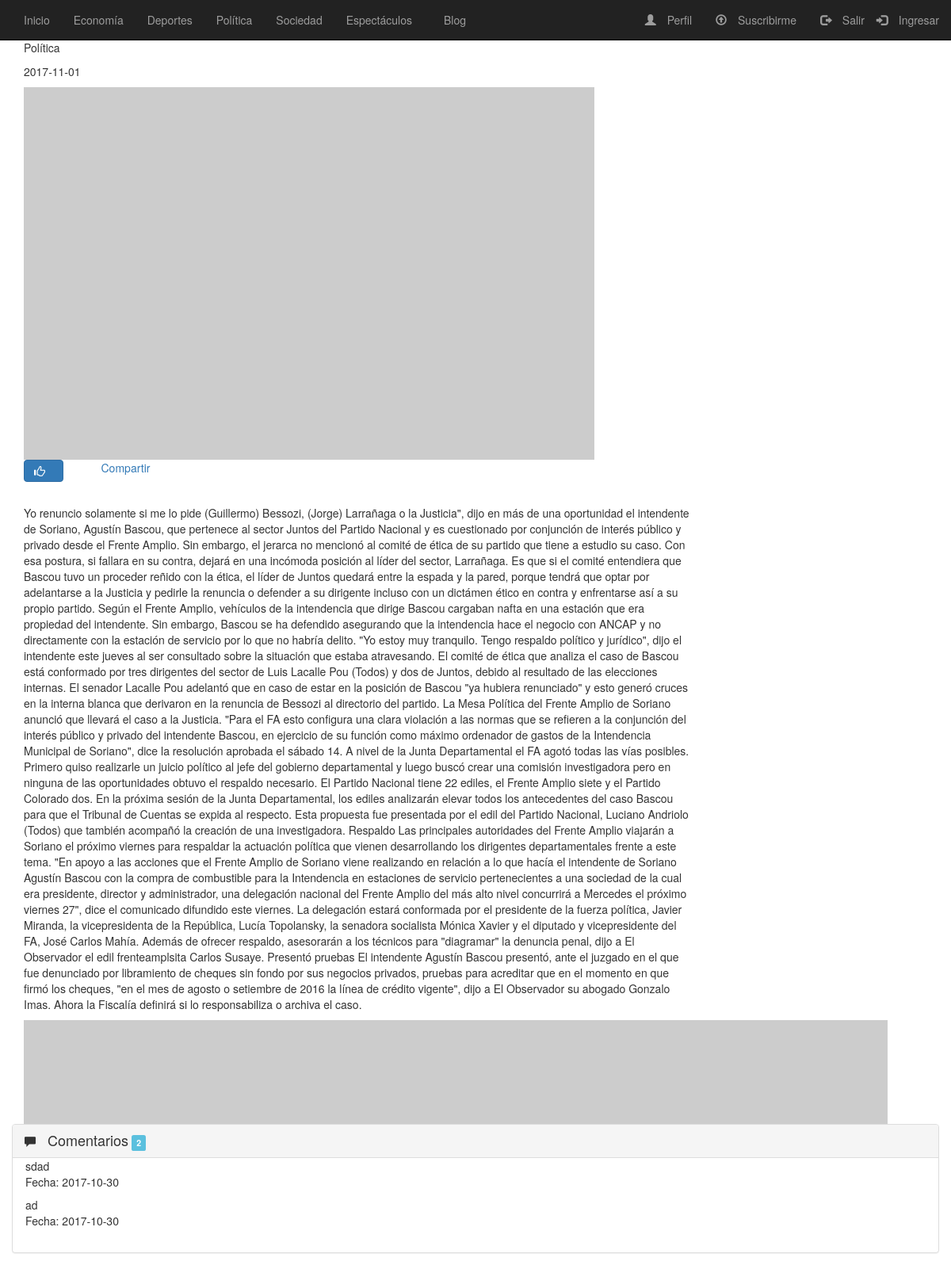
/frontend/presentacion/noticia.php?art=4, run on the app's committed database.
### tables this page shows
CREATE TABLE `seccion` (
  `id_s` int(11) NOT NULL,
  `nombre` varchar(50) DEFAULT NULL,
  `contador` int(11) DEFAULT NULL,
  `id_ed` int(11) DEFAULT NULL
);

CREATE TABLE `articulo` (
  `id_a` int(11) NOT NULL,
  `titulo` varchar(50) DEFAULT NULL,
  `fecha_a` date DEFAULT NULL,
  `contenido` varchar(7000) DEFAULT NULL,
  `autor` varchar(50) DEFAULT NULL,
  `likes` int(11) DEFAULT NULL,
  `contador_a` int(11) DEFAULT NULL,
  `id_s` int(11) DEFAULT NULL,
  `art_d` tinyint(1) DEFAULT NULL
);

CREATE TABLE `comentario` (
  `id_cm` int(11) NOT NULL,
  `comentario` varchar(150) DEFAULT NULL,
  `estado` tinyint(1) DEFAULT NULL,
  `fecha_c` date DEFAULT NULL
);

### frontend/clases/model.php (called while the page is built, shortened)
<?php
    abstract class Model{
        public function __construct(){
            $this->_db = new mysqli(DB_HOST, DB_USER, DB_PASS, DB_NAME);
        }
    }

### frontend/clases/seccion.class.php (called while the page is built, shortened)
<?php
require_once('model.php');
class seccion extends Model{
    private $id;
function __construct($id='',$nombre='',$visitas='',$id_edicion='')
{
    $this->id=$id;
}
public function setId($id){
    $this->id=$id;
}
public function getId(){
    return $this->id;
}
public function listarSecciones(){
    $sql="SELECT `id_s`, `nombre` FROM `seccion`";
    $result = $this->_db->prepare($sql);
    $result->execute();
    $resultado = $result->get_result();
    $secciones = array();
    while ($row = $resultado->fetch_assoc()) {
      $secciones[] = $row;
    }
    return ($secciones);
}
public function nombreSeccion(){
    $id_s = $this->getId();
    $sql="SELECT `nombre`FROM `seccion` WHERE `id_s` =?";
    $result = $this->_db->prepare($sql);
    $result -> bind_param('i',$id_s);
    $result->execute();
    $resultado = $result->get_result();
    $row = $resultado->fetch_assoc();
    return ($row);
}
}

### frontend/clases/articulo.class.php (called while the page is built, shortened)
<?php
require_once('model.php');
class articulo extends Model{
    private $id;
function __construct($id='',$titulo='',$noticia='',$seccion='',$fecha='',$autor='',$destacado='',$comentario='',$visita='')
{
    $this->id=$id;
}
public function setId($id){
    $this->id=$id;
}
public function getId(){
    return $this->id;
}
public function listarArt(){
    $id_a = $this->getId();
    $sql="SELECT * FROM articulo where id_a = ?";
    $result = $this->_db->prepare($sql);
    $result -> bind_param('i',$id_a);
    $result ->execute();
    $resultado = $result->get_result();
    $art = $resultado->fetch_assoc();
    return($art);
}
}

### frontend/clases/publicidad.class.php (called while the page is built, shortened)
<?php
require_once('model.php');
class publicidad extends Model{
public function listarPubNoticia(){
    $espacio = 2;
    $fecha_hoy = date('Y-m-d');
    $sql="SELECT publicidad.publicacion AS p FROM publicidad, espacio, hay WHERE espacio.ubicacion = ?
    AND publicidad.fecha_h > ? AND hay.id_pub = publicidad.id_pub AND hay.id_esp = espacio.id_esp";
    $result=$this->_db->prepare($sql);
    $result ->bind_param('ss',$espacio,$fecha_hoy);
    $result ->execute();
    $resultado = $result->get_result();
    $publicidades = array();
    while ($row = $resultado->fetch_assoc()){
        $publicidades[] = $row;
    }
    if ($publicidades == null){
        return (false);
    }else{
        $i = array();
        foreach($publicidades as $p){
            $i[] = $p['p'];
        }
        $p = array_rand($i);
    return ($i[$p]);
    }
}
}

### frontend/clases/comentarios.class.php (called while the page is built, shortened)
<?php
require_once('model.php');
class comentario extends Model{
    private $id_noticia;
function __construct($id='',$id_usuario='',$nom_usuario='',$id_noticia='',$fecha='',$comentario='',$estado='')
{
    $this->id_noticia=$id_noticia;
}
public function setIdNoticia($id_noticia){
    $this->id_noticia=$id_noticia;
}
public function getIdNoticia(){
    return $this->id_noticia;
}
public function listarComentarios(){
    $id_noticia = $this->getIdNoticia();
    $sql="SELECT comentario.id_cm, comentario.comentario, comentario.fecha_c FROM comentario, hace, tiene
    WHERE (comentario.estado = 1) AND (tiene.id_a = ?) AND (hace.id_cm = comentario.id_cm) AND (tiene.id_cm = hace.id_cm)";
    $result = $this->_db->prepare($sql);
    $result -> bind_param('i',$id_noticia);
    $result -> execute();
    $resultado = $result->get_result();
    $comentarios = array();
    while ($row = $resultado->fetch_assoc()){
        $comentarios[] = $row;
    }
    if ($comentarios == null){
        return (false);
    }else{
        return ($comentarios);
    }
}
public function cantComentarios(){
    $id_noticia = $this->getIdNoticia();
    $sql="SELECT COUNT(`id_cm`) AS cant FROM `tiene` WHERE `id_a` = ?";
    $result = $this->_db->prepare($sql);
    $result -> bind_param('i',$id_noticia);
    $result -> execute();
    $resultado = $result->get_result();
    $resultado = $resultado->fetch_assoc();
    if($resultado != null){
        $cant = $resultado;
    }else{
        $cant=0;
    }
    return($cant);
}
}

### frontend/presentacion/noticia.php (the view, shortened to what this page needs)
<html>
<head>
<link rel="stylesheet" href="https://maxcdn.bootstrapcdn.com/bootstrap/3.3.7/css/bootstrap.min.css">
<link rel="stylesheet" href="<?= $CSS;?>/estilos.css">
</head>
<?php
include('headerNoti.php');
    ?>
    <?php
if(isset($_GET['art'])){
    require_once($CLASES_DIR . 'articulo.class.php');
    $articulo = New articulo();
    $articulo->setId($id_art);
    $art = $articulo->listarArt();
    require_once ($CLASES_DIR . 'seccion.class.php');
    $sec = New seccion();
    $sec->setId($art['id_s']);
    $seccion = $sec->nombreSeccion();
    $seccion = $seccion['nombre'];
    ?>
    <body>
    <div class="container">
        <div class="row" >
            <div class="col-md-9">
                <div class="articulo">
                    <div>
                        <p class="tituloNoti"><?= $art['titulo']?></p>
                        <p class="cateNoti"><?= $seccion?></p>
                        <p class="fechaNoti"><?= $art['fecha_a'];?></p>
                    </div>
                </div>
            </div>
        </div>
        <div class="row">
            <div class="col-md-9 col-sm-12">
                <img class="imgNoti" src="http://placehold.it/720x470/eeeeee/333333" alt="Imágen">
            </div>
        </div>
        <div class="row">
            <div class="like">
                <div class="form-group likeNoticia col-md-1">
                        <form id="frmLike" name="frmLike" action="<?= $LOGICA;?>/procesarLike.php">
                            <button type="submit" id="btnLike" name="btnLike" class="btn btn-primary"><span class="glyphicon glyphicon-thumbs-up"></span></button>
                        </form>
                </div>
                <div class="compartirNoticia col-md-1">
                    <div class="fb-share-button" data-href="http://localhost" data-layout="button" data-size="large" data-mobile-iframe="true">
                    <a class="fb-xfbml-parse-ignore" target="_blank" href="https://www.facebook.com/sharer/sharer.php?u=http%3A%2F%2Flocalhost%2F&amp;src=sdkpreparse">Compartir</a></div>
                </div>
            </div>
        </div>
        <div class="row">
            <div class="txtNoti col-md-9 col-sm-12">
                <p>
                    <?= $art['contenido'];?>
                </p>
            </div>
        </div>
</div>
<div class="container">
    <div class="row">
            <div class="publiBanner col-sm-12">
            <?php
            require_once($CLASES_DIR . 'publicidad.class.php');
            $publicidad= New publicidad();
            $banner = $publicidad->listarPubNoticia();
            if ($banner != null){
            ?>
            <img class="" src="<?php echo $banner;?>">
            </div>
            <?php
            }
            ?>
    </div>
</div>
    <?php
    include('comentarios.php');
}else{
    ?>
    <script>window.location.replace('../presentacion/index.php');</script>
    <?php
}

### frontend/presentacion/headerNoti.php (shortened to what this page needs)
<!DOCTYPE html>
<html>
<head>
<link rel="stylesheet" href="https://maxcdn.bootstrapcdn.com/bootstrap/3.3.7/css/bootstrap.min.css">
<link rel="stylesheet" href="<?= $CSS;?>/estilos.css">
</head>
<?php
require_once($CLASES_DIR . 'seccion.class.php');
$seccion = New seccion();
$secciones = $seccion->listarSecciones();
?>
<body>
  <nav class="navbar navbar-inverse navbar-fixed-top">
    <div class="container-fluid">
      	<ul class="nav navbar-nav">
          <li><a href="<?= $PRESENTACION;?>/index.php"> Inicio</a></li>
      <?php foreach($secciones as $sec): ?>
				<li><a href="<?= $PRESENTACION;?>/seccion.php?id=<?php echo $sec['id_s']?>"><?php echo $sec['nombre'];?></a></li>
      <?php endforeach; ?>
      </ul>
      <ul class="nav navbar-nav">
        <li><a href=""><span class="glyphicon glyphicon-blog"></span>Blog</a></li>
      </ul>
        <div id="notlogged">
            <ul class="nav navbar-nav navbar-right">
                <li><a href="#" data-toggle="modal" data-target="#modalLogin"><span class="glyphicon glyphicon-log-in"></span> Ingresar</a></li>
            </ul>
        </div>
      <div id="logged" class="oculto">
        <ul class="nav navbar-nav navbar-right">
            <li><a id="perfil" name="perfil" href="<?= $PRESENTACION;?>/perfil.php"><span class="glyphicon glyphicon-user"></span></span> Perfil</a></li>
            <li><a id="suscripto" href="#" data-toggle="modal" data-target="#modalSuscripcion"><span class="glyphicon glyphicon-upload"></span> Suscribirme</a></li>
            <li><a id="btnLogout" href="<?= $PRESENTACION;?>/logout.php" onclick="logoutFb()"><span class="glyphicon glyphicon-log-out"></span> Salir</a></li>
          </ul>
      </div>
    </div>
  </nav>
</body>

### frontend/presentacion/comentarios.php (shortened to what this page needs)
<html>
<body>
<?php
    require_once ($CLASES_DIR . 'comentarios.class.php');
    $c = New comentario();
    $c->setIdNoticia($art['id_a']);
    $comentarios = $c->listarComentarios();
    $cantComentarios =$c->cantComentarios();
?>
<div class="container">
    <div class="row">
        <div class="panel panel-default widget">
            <div class="panel-heading">
                <span class="glyphicon glyphicon-comment"></span><h4 style="display:inline"> Comentarios</h4>
                <span class="label label-info"><?php echo $cantComentarios['cant'];?></span>
            </div>
            <div class="panel-body">
                <ul class="list-group">
                <?php if($comentarios == false):?>
                    <li class="list-group-item">
                        <div class="row">
                            <div class="col-xs-10 col-md-11">
                                <div>
                                    <div class="comment-text">
                                        <p> Todavía no hay comentarios, se el primero!</p>
                                    </div>
                                </div>
                            </div>
                        </div>
                    </li>
                <?php else:?>
                <?php foreach($comentarios as $c):?>
                    <li class="list-group-item">
                        <div class="row">
                            <div class="col-xs-10 col-md-11">
                                <div>
                                    <div class="comment-text">
                                        <?php echo $c['comentario'];?>
                                    </div>
                                    <div class="mic-info">
                                        <p>Fecha: <?php echo $c['fecha_c'];?></p>
                                    </div>
                                </div>
                            </div>
                        </div>
                    </li>
                <?php endforeach;?>
                <?php endif;?>
                </ul>
            </div>
        </div>
    </div>
</div>
</body>

### backend/estilos/estilos.css (style rules this page uses)
body { margin-top:50px; }
.glyphicon { margin-right:10px; }
.panel-body { padding:0px; }
.list-group { border-radius: 0; }
.list-group .list-group-item { background-color: transparent;overflow: hidden;border: 0;border-radius: 0;padding: 0 16px; }
body { margin-top:20px; }

### data on the page
seccion: nombre "Economía"
seccion: nombre "Deportes"
seccion: nombre "Política"
seccion: nombre "Sociedad"
seccion: nombre "Espectáculos"
articulo: fecha_a "2017-11-01", contenido "Yo renuncio solamente si me lo pide (Guillermo) Bessozi, (Jorge) Larrañaga o la Justicia\", dijo en más de una oportunidad el intendente de Soriano, Agustín Bascou, que pertenece al sector Juntos del Partido Nacional y es cuestionado por conjunción de interés público y privado desde el Frente Amplio. Sin embargo, el jerarca no mencionó al comité de ética de su partido que tiene a estudio su caso. Con esa postura, si fallara en su contra, dejará en una incómoda posición al líder del sector, Larrañaga. Es que si el comité entendiera que Bascou tuvo un proceder reñido con la ética, el líder de Juntos quedará entre la espada y la pared, porque tendrá que optar por adelantarse a la Justicia y…"
comentario: comentario "sdad", fecha_c "2017-10-30"
comentario: comentario "ad", fecha_c "2017-10-30"

### other printed values
$cantComentarios['cant'] "2"
